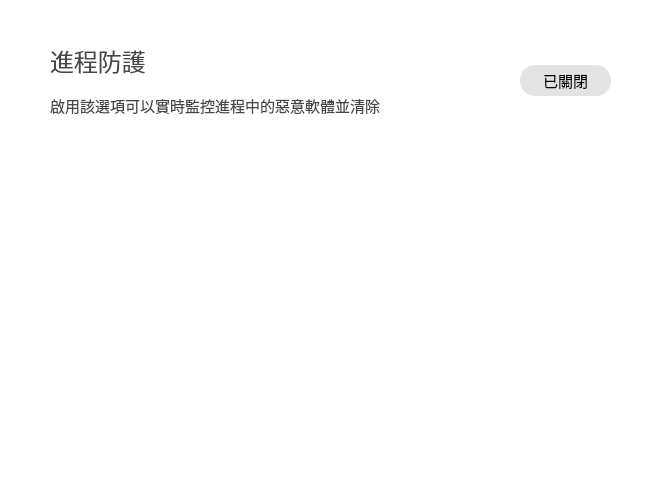
    <widget class="QWidget" name="Protection_widget" native="true">
     <property name="geometry">
      <rect>
       <x>170</x>
       <y>50</y>
       <width>671</width>
       <height>481</height>
      </rect>
     </property>
     <property name="font">
      <font>
       <family>Microsoft YaHei</family>
       <pointsize>11</pointsize>
       <stylestrategy>PreferAntialias</stylestrategy>
      </font>
     </property>
     <property name="styleSheet">
      <string notr="true">background-color:rgba(255, 255, 255,240);</string>
     </property>
     <widget class="QWidget" name="Real_time_Protection_widget" native="true">
      <property name="geometry">
       <rect>
        <x>20</x>
        <y>30</y>
        <width>631</width>
        <height>111</height>
       </rect>
      </property>
      <property name="acceptDrops">
       <bool>false</bool>
      </property>
      <property name="layoutDirection">
       <enum>Qt::RightToLeft</enum>
      </property>
      <property name="autoFillBackground">
       <bool>false</bool>
      </property>
      <widget class="QLabel" name="Protection_title">
       <property name="geometry">
        <rect>
         <x>30</x>
         <y>10</y>
         <width>341</width>
         <height>41</height>
        </rect>
       </property>
       <property name="font">
        <font>
         <family>Microsoft YaHei</family>
         <pointsize>18</pointsize>
         <stylestrategy>PreferAntialias</stylestrategy>
        </font>
       </property>
       <property name="styleSheet">
        <string notr="true">color: rgb(70,70,70);</string>
       </property>
       <property name="text">
        <string>進程防護</string>
       </property>
       <property name="alignment">
        <set>Qt::AlignLeading|Qt::AlignLeft|Qt::AlignVCenter</set>
       </property>
      </widget>
      <widget class="QLabel" name="Protection_illustrate">
       <property name="geometry">
        <rect>
         <x>30</x>
         <y>50</y>
         <width>421</width>
         <height>51</height>
        </rect>
       </property>
       <property name="font">
        <font>
         <family>Microsoft YaHei</family>
         <pointsize>11</pointsize>
         <stylestrategy>PreferAntialias</stylestrategy>
        </font>
       </property>
       <property name="styleSheet">
        <string notr="true">color: rgb(70,70,70);</string>
       </property>
       <property name="text">
        <string>啟用該選項可以實時監控進程中的惡意軟體並清除</string>
       </property>
       <property name="scaledContents">
        <bool>false</bool>
       </property>
       <property name="alignment">
        <set>Qt::AlignLeading|Qt::AlignLeft|Qt::AlignVCenter</set>
       </property>
       <property name="wordWrap">
        <bool>true</bool>
       </property>
      </widget>
      <widget class="QPushButton" name="Protection_switch_Button">
       <property name="geometry">
        <rect>
         <x>500</x>
         <y>35</y>
         <width>91</width>
         <height>31</height>
        </rect>
       </property>
       <property name="sizePolicy">
        <sizepolicy hsizetype="Minimum" vsizetype="Minimum">
         <horstretch>0</horstretch>
         <verstretch>0</verstretch>
        </sizepolicy>
       </property>
       <property name="font">
        <font>
         <family>Microsoft YaHei</family>
         <pointsize>11</pointsize>
         <stylestrategy>PreferAntialias</stylestrategy>
        </font>
       </property>
       <property name="focusPolicy">
        <enum>Qt::StrongFocus</enum>
       </property>
       <property name="styleSheet">
        <string notr="true">QPushButton
{
	border:none;
	background-color:rgba(20,20,20,30);
	border-radius: 15px;
}
QPushButton:hover
{
    background-color:rgba(20,20,20,50);
}</string>
       </property>
       <property name="text">
        <string>已關閉</string>
       </property>
       <property name="iconSize">
        <size>
         <width>16</width>
         <height>16</height>
        </size>
       </property>
       <property name="checkable">
        <bool>false</bool>
       </property>
      </widget>
     </widget>
    </widget>
